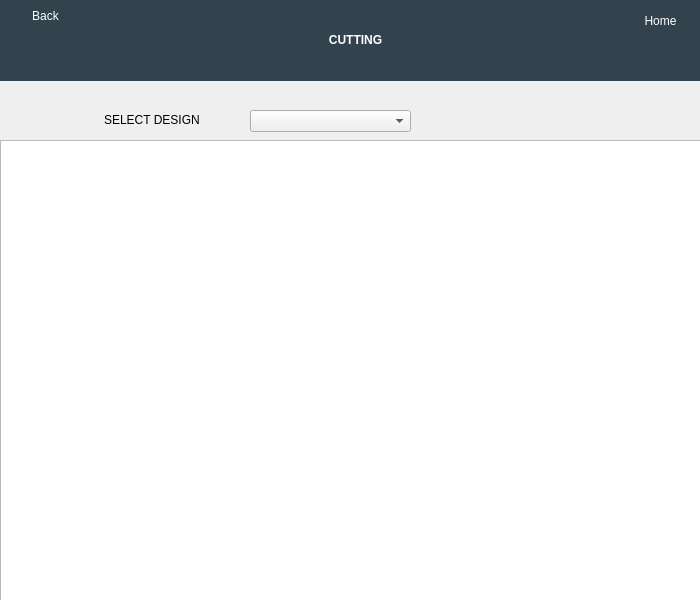
<?xml version="1.0" encoding="UTF-8"?>
<ui version="4.0">
 <class>cuttingv</class>
 <widget class="QWidget" name="cuttingv">
  <property name="geometry">
   <rect>
    <x>0</x>
    <y>0</y>
    <width>700</width>
    <height>600</height>
   </rect>
  </property>
  <property name="minimumSize">
   <size>
    <width>700</width>
    <height>600</height>
   </size>
  </property>
  <property name="maximumSize">
   <size>
    <width>700</width>
    <height>16777215</height>
   </size>
  </property>
  <property name="windowTitle">
   <string>Cuttingv</string>
  </property>
  <property name="windowIcon">
   <iconset resource="res.qrc">
    <normaloff>:/Images/Images/CUTTING.png</normaloff>:/Images/Images/CUTTING.png</iconset>
  </property>
  <widget class="QPushButton" name="pushButton_8">
   <property name="geometry">
    <rect>
     <x>620</x>
     <y>0</y>
     <width>81</width>
     <height>41</height>
    </rect>
   </property>
   <property name="sizePolicy">
    <sizepolicy hsizetype="Preferred" vsizetype="Preferred">
     <horstretch>0</horstretch>
     <verstretch>0</verstretch>
    </sizepolicy>
   </property>
   <property name="layoutDirection">
    <enum>Qt::LeftToRight</enum>
   </property>
   <property name="autoFillBackground">
    <bool>false</bool>
   </property>
   <property name="styleSheet">
    <string notr="true">font: 75 8pt &quot;MS Sans Serif&quot;;
background-color: rgb(50, 67, 77);
color: rgb(255, 255, 255);
border: 5px;

border-radius: 10px;


</string>
   </property>
   <property name="text">
    <string>Home</string>
   </property>
   <property name="icon">
    <iconset resource="res.qrc">
     <normaloff>:/Inverted Images/Images/Inverted/image (26).png</normaloff>:/Inverted Images/Images/Inverted/image (26).png</iconset>
   </property>
   <property name="iconSize">
    <size>
     <width>20</width>
     <height>20</height>
    </size>
   </property>
  </widget>
  <widget class="QLabel" name="label">
   <property name="geometry">
    <rect>
     <x>0</x>
     <y>0</y>
     <width>711</width>
     <height>81</height>
    </rect>
   </property>
   <property name="styleSheet">
    <string notr="true">color: rgb(255, 255, 255);
font: 58 26pt &quot;Lucida Bright&quot;;

background-color: rgb(50, 67, 77);


</string>
   </property>
   <property name="text">
    <string>&lt;html&gt;&lt;head/&gt;&lt;body&gt;&lt;p align=&quot;center&quot;&gt;&lt;span style=&quot; font-weight:600;&quot;&gt;CUTTING&lt;/span&gt;&lt;/p&gt;&lt;/body&gt;&lt;/html&gt;</string>
   </property>
  </widget>
  <widget class="QPushButton" name="pushButton_7">
   <property name="geometry">
    <rect>
     <x>10</x>
     <y>0</y>
     <width>71</width>
     <height>31</height>
    </rect>
   </property>
   <property name="sizePolicy">
    <sizepolicy hsizetype="Preferred" vsizetype="Preferred">
     <horstretch>0</horstretch>
     <verstretch>0</verstretch>
    </sizepolicy>
   </property>
   <property name="layoutDirection">
    <enum>Qt::LeftToRight</enum>
   </property>
   <property name="autoFillBackground">
    <bool>false</bool>
   </property>
   <property name="styleSheet">
    <string notr="true">font: 75 8pt &quot;MS Sans Serif&quot;;
background-color: rgb(50, 67, 77);
color: rgb(255, 255, 255);
border: 5px;

border-radius: 10px;


</string>
   </property>
   <property name="text">
    <string>Back</string>
   </property>
   <property name="icon">
    <iconset resource="res.qrc">
     <normaloff>:/Inverted Images/Images/Inverted/image (22).png</normaloff>:/Inverted Images/Images/Inverted/image (22).png</iconset>
   </property>
   <property name="iconSize">
    <size>
     <width>20</width>
     <height>20</height>
    </size>
   </property>
  </widget>
  <widget class="QLabel" name="label_2">
   <property name="geometry">
    <rect>
     <x>190</x>
     <y>10</y>
     <width>71</width>
     <height>61</height>
    </rect>
   </property>
   <property name="styleSheet">
    <string notr="true">background-color: rgb(50, 67, 77);</string>
   </property>
   <property name="text">
    <string/>
   </property>
   <property name="pixmap">
    <pixmap resource="res.qrc">:/Inverted Images/Images/Inverted/Cut.png</pixmap>
   </property>
   <property name="scaledContents">
    <bool>true</bool>
   </property>
  </widget>
  <widget class="QComboBox" name="comboBox">
   <property name="geometry">
    <rect>
     <x>250</x>
     <y>110</y>
     <width>161</width>
     <height>22</height>
    </rect>
   </property>
  </widget>
  <widget class="QTableView" name="tableView">
   <property name="geometry">
    <rect>
     <x>0</x>
     <y>140</y>
     <width>701</width>
     <height>461</height>
    </rect>
   </property>
  </widget>
  <widget class="QLabel" name="label_3">
   <property name="geometry">
    <rect>
     <x>104</x>
     <y>110</y>
     <width>101</width>
     <height>20</height>
    </rect>
   </property>
   <property name="text">
    <string>SELECT DESIGN</string>
   </property>
  </widget>
  <zorder>label</zorder>
  <zorder>pushButton_7</zorder>
  <zorder>label_2</zorder>
  <zorder>pushButton_8</zorder>
  <zorder>comboBox</zorder>
  <zorder>tableView</zorder>
  <zorder>label_3</zorder>
 </widget>
 <resources>
  <include location="res.qrc"/>
 </resources>
 <connections/>
</ui>
